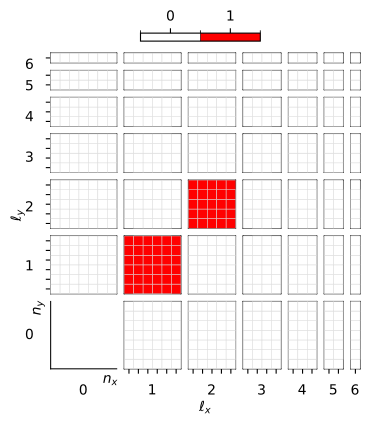

Write Python code to recreate this figure.
"""
==============================================================================================
Data for Fig. 11 (Section IV.C) — Information lattice of the infinite planar toric code
==============================================================================================

This module defines the Python data structure used to generate the results shown in **Fig. 11
in Section IV.C, "Topological order in the toric code"** of the accompanying paper.

Top-level structure
-------------------
data : dict[str]
    Contains the information lattice on a subsystem of the infinite toric code.

Keys for each dataset label
---------------------------
name : str
    Dataset label ("infinite_planar_toric_code").

size : list[int]
    System size in number of plaquettes along each direction, given as [Nx, Ny].

i_local : np.ndarray
    Local multiscale quantity evaluated on rectangular subsystems.
    The array has four axes:
    - axis 0, 1: subsystem scale indices (two-dimensional scale along x and y)
    - axis 2, 3: subsystem position indices (location on the Nx×Ny plaquette lattice)

"""

## Imports

import numpy as np
import matplotlib.pyplot as plt
from utils.plotting import plot_infolattice_toric_code


## Input data
data = np.load("fig11.npy", allow_pickle=True).item(0)


## Figure
fig, ax_map = plot_infolattice_toric_code(
    i_local=data["i_local"],
    colors=['w', 'r']
)
plt.savefig("fig11.pdf", bbox_inches="tight")
plt.show()
